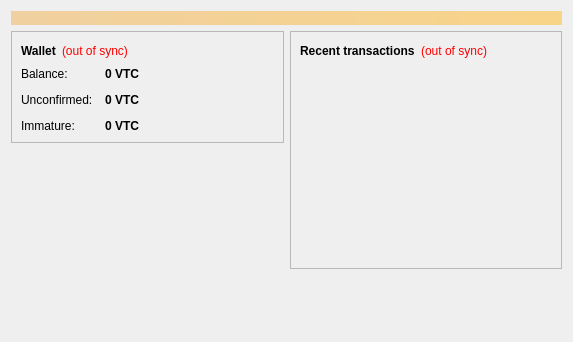
<?xml version="1.0" encoding="UTF-8"?>
<ui version="4.0">
 <class>OverviewPage</class>
 <widget class="QWidget" name="OverviewPage">
  <property name="geometry">
   <rect>
    <x>0</x>
    <y>0</y>
    <width>573</width>
    <height>342</height>
   </rect>
  </property>
  <property name="windowTitle">
   <string>Form</string>
  </property>
  <layout class="QVBoxLayout" name="topLayout">
   <item>
    <widget class="QLabel" name="labelAlerts">
     <property name="visible">
      <bool>false</bool>
     </property>
     <property name="styleSheet">
      <string notr="true">background-color: qlineargradient(x1: 0, y1: 0, x2: 1, y2: 0, stop:0 #F0D0A0, stop:1 #F8D488); color:#000000;</string>
     </property>
     <property name="wordWrap">
      <bool>true</bool>
     </property>
     <property name="margin">
      <number>3</number>
     </property>
    </widget>
   </item>
   <item>
    <layout class="QHBoxLayout" name="horizontalLayout" stretch="1,1">
     <item>
      <layout class="QVBoxLayout" name="verticalLayout_2">
       <item>
        <widget class="QFrame" name="frame">
         <property name="frameShape">
          <enum>QFrame::StyledPanel</enum>
         </property>
         <property name="frameShadow">
          <enum>QFrame::Raised</enum>
         </property>
         <layout class="QVBoxLayout" name="verticalLayout_4">
          <item>
           <layout class="QHBoxLayout" name="horizontalLayout_4">
            <item>
             <widget class="QLabel" name="label_5">
              <property name="font">
               <font>
                <weight>75</weight>
                <bold>true</bold>
               </font>
              </property>
              <property name="text">
               <string>Wallet</string>
              </property>
             </widget>
            </item>
            <item>
             <widget class="QLabel" name="labelWalletStatus">
              <property name="toolTip">
               <string>The displayed information may be out of date. Your wallet automatically synchronizes with the Bitcoin network after a connection is established, but this process has not completed yet.</string>
              </property>
              <property name="styleSheet">
               <string notr="true">QLabel { color: red; }</string>
              </property>
              <property name="text">
               <string notr="true">(out of sync)</string>
              </property>
              <property name="alignment">
               <set>Qt::AlignLeading|Qt::AlignLeft|Qt::AlignVCenter</set>
              </property>
             </widget>
            </item>
            <item>
             <spacer name="horizontalSpacer_2">
              <property name="orientation">
               <enum>Qt::Horizontal</enum>
              </property>
              <property name="sizeHint" stdset="0">
               <size>
                <width>40</width>
                <height>20</height>
               </size>
              </property>
             </spacer>
            </item>
           </layout>
          </item>
          <item>
           <layout class="QFormLayout" name="formLayout_2">
            <property name="fieldGrowthPolicy">
             <enum>QFormLayout::AllNonFixedFieldsGrow</enum>
            </property>
            <property name="horizontalSpacing">
             <number>12</number>
            </property>
            <property name="verticalSpacing">
             <number>12</number>
            </property>
            <item row="0" column="0">
             <widget class="QLabel" name="label">
              <property name="text">
               <string>Balance:</string>
              </property>
             </widget>
            </item>
            <item row="0" column="1">
             <widget class="QLabel" name="labelBalance">
              <property name="font">
               <font>
                <weight>75</weight>
                <bold>true</bold>
               </font>
              </property>
              <property name="cursor">
               <cursorShape>IBeamCursor</cursorShape>
              </property>
              <property name="toolTip">
               <string>Your current balance</string>
              </property>
              <property name="text">
               <string notr="true">0 VTC</string>
              </property>
              <property name="textInteractionFlags">
               <set>Qt::LinksAccessibleByMouse|Qt::TextSelectableByKeyboard|Qt::TextSelectableByMouse</set>
              </property>
             </widget>
            </item>
            <item row="1" column="0">
             <widget class="QLabel" name="label_3">
              <property name="text">
               <string>Unconfirmed:</string>
              </property>
             </widget>
            </item>
            <item row="1" column="1">
             <widget class="QLabel" name="labelUnconfirmed">
              <property name="font">
               <font>
                <weight>75</weight>
                <bold>true</bold>
               </font>
              </property>
              <property name="cursor">
               <cursorShape>IBeamCursor</cursorShape>
              </property>
              <property name="toolTip">
               <string>Total of transactions that have yet to be confirmed, and do not yet count toward the current balance</string>
              </property>
              <property name="text">
               <string notr="true">0 VTC</string>
              </property>
              <property name="textInteractionFlags">
               <set>Qt::LinksAccessibleByMouse|Qt::TextSelectableByKeyboard|Qt::TextSelectableByMouse</set>
              </property>
             </widget>
            </item>
            <item row="2" column="0">
             <widget class="QLabel" name="labelImmatureText">
              <property name="text">
               <string>Immature:</string>
              </property>
             </widget>
            </item>
            <item row="2" column="1">
             <widget class="QLabel" name="labelImmature">
              <property name="font">
               <font>
                <weight>75</weight>
                <bold>true</bold>
               </font>
              </property>
              <property name="toolTip">
               <string>Mined balance that has not yet matured</string>
              </property>
              <property name="text">
               <string notr="true">0 VTC</string>
              </property>
              <property name="textInteractionFlags">
               <set>Qt::LinksAccessibleByMouse|Qt::TextSelectableByKeyboard|Qt::TextSelectableByMouse</set>
              </property>
             </widget>
            </item>
           </layout>
          </item>
         </layout>
        </widget>
       </item>
       <item>
        <spacer name="verticalSpacer">
         <property name="orientation">
          <enum>Qt::Vertical</enum>
         </property>
         <property name="sizeHint" stdset="0">
          <size>
           <width>20</width>
           <height>40</height>
          </size>
         </property>
        </spacer>
       </item>
      </layout>
     </item>
     <item>
      <layout class="QVBoxLayout" name="verticalLayout_3">
       <item>
        <widget class="QFrame" name="frame_2">
         <property name="frameShape">
          <enum>QFrame::StyledPanel</enum>
         </property>
         <property name="frameShadow">
          <enum>QFrame::Raised</enum>
         </property>
         <layout class="QVBoxLayout" name="verticalLayout">
          <item>
           <layout class="QHBoxLayout" name="horizontalLayout_2">
            <item>
             <widget class="QLabel" name="label_4">
              <property name="text">
               <string>&lt;b&gt;Recent transactions&lt;/b&gt;</string>
              </property>
             </widget>
            </item>
            <item>
             <widget class="QLabel" name="labelTransactionsStatus">
              <property name="toolTip">
               <string>The displayed information may be out of date. Your wallet automatically synchronizes with the Bitcoin network after a connection is established, but this process has not completed yet.</string>
              </property>
              <property name="styleSheet">
               <string notr="true">QLabel { color: red; }</string>
              </property>
              <property name="text">
               <string notr="true">(out of sync)</string>
              </property>
              <property name="alignment">
               <set>Qt::AlignRight|Qt::AlignTrailing|Qt::AlignVCenter</set>
              </property>
             </widget>
            </item>
            <item>
             <spacer name="horizontalSpacer">
              <property name="orientation">
               <enum>Qt::Horizontal</enum>
              </property>
              <property name="sizeHint" stdset="0">
               <size>
                <width>40</width>
                <height>20</height>
               </size>
              </property>
             </spacer>
            </item>
           </layout>
          </item>
          <item>
           <widget class="QListView" name="listTransactions">
            <property name="styleSheet">
             <string notr="true">QListView { background: transparent; }</string>
            </property>
            <property name="frameShape">
             <enum>QFrame::NoFrame</enum>
            </property>
            <property name="verticalScrollBarPolicy">
             <enum>Qt::ScrollBarAlwaysOff</enum>
            </property>
            <property name="horizontalScrollBarPolicy">
             <enum>Qt::ScrollBarAlwaysOff</enum>
            </property>
            <property name="selectionMode">
             <enum>QAbstractItemView::NoSelection</enum>
            </property>
           </widget>
          </item>
         </layout>
        </widget>
       </item>
       <item>
        <spacer name="verticalSpacer_2">
         <property name="orientation">
          <enum>Qt::Vertical</enum>
         </property>
         <property name="sizeHint" stdset="0">
          <size>
           <width>20</width>
           <height>40</height>
          </size>
         </property>
        </spacer>
       </item>
      </layout>
     </item>
    </layout>
   </item>
  </layout>
 </widget>
 <resources/>
 <connections/>
</ui>
